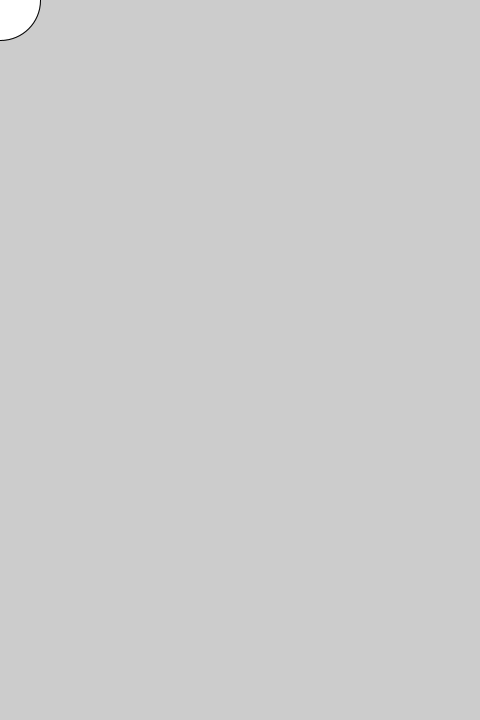
Frame 1 (no input)
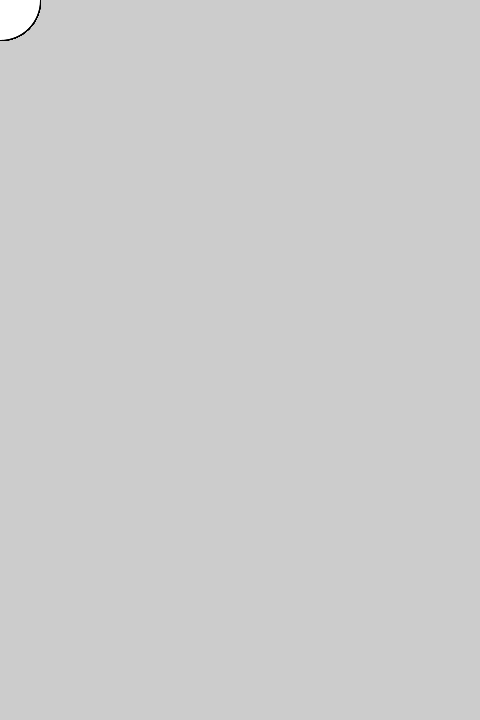
Frame 60 (the mouse pressed at the canvas centre just before this capture)
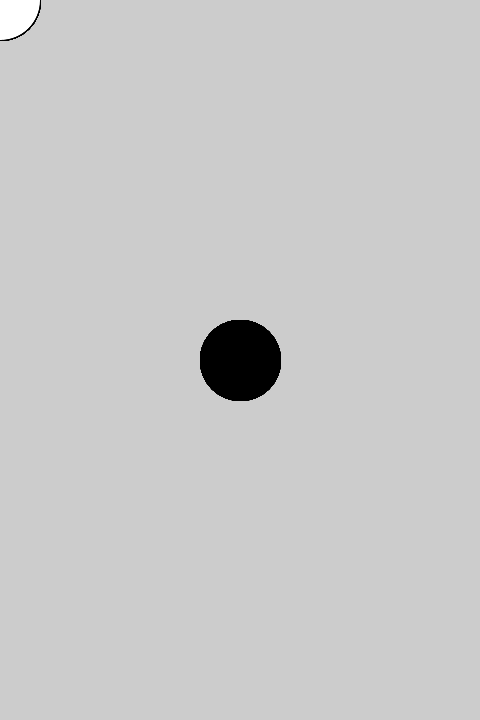
Frame 120 (the mouse held since frame 60 and released just before this capture)

The Processing sketch that drew these frames (run headless with seeded random() and noise(); from frame 60 on, the mouse is pressed at the canvas centre):

// Processing sketch: try_2
// ── try_2.pde

void setup() {

size(480, 720);

}

 

void draw() {

if (mousePressed) {

fill(0);

} else {

fill(255);

}

ellipse(mouseX, mouseY, 80, 80);

}

 
